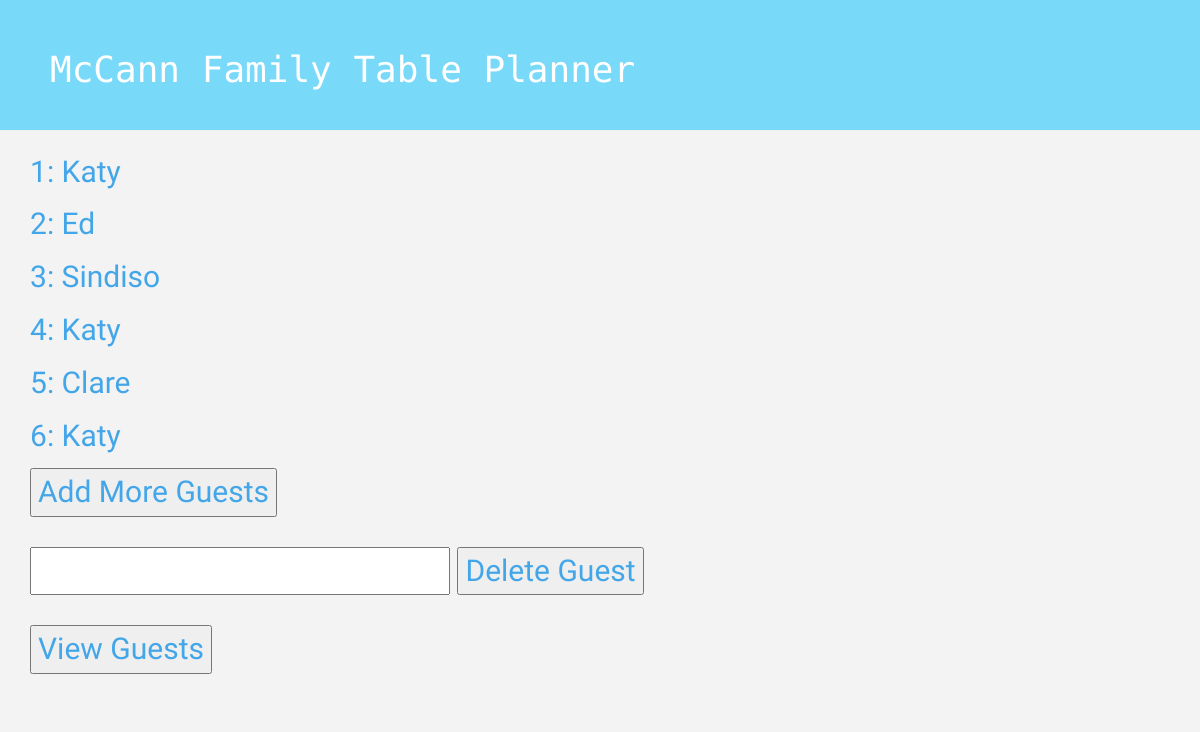
The app's page /, older data.
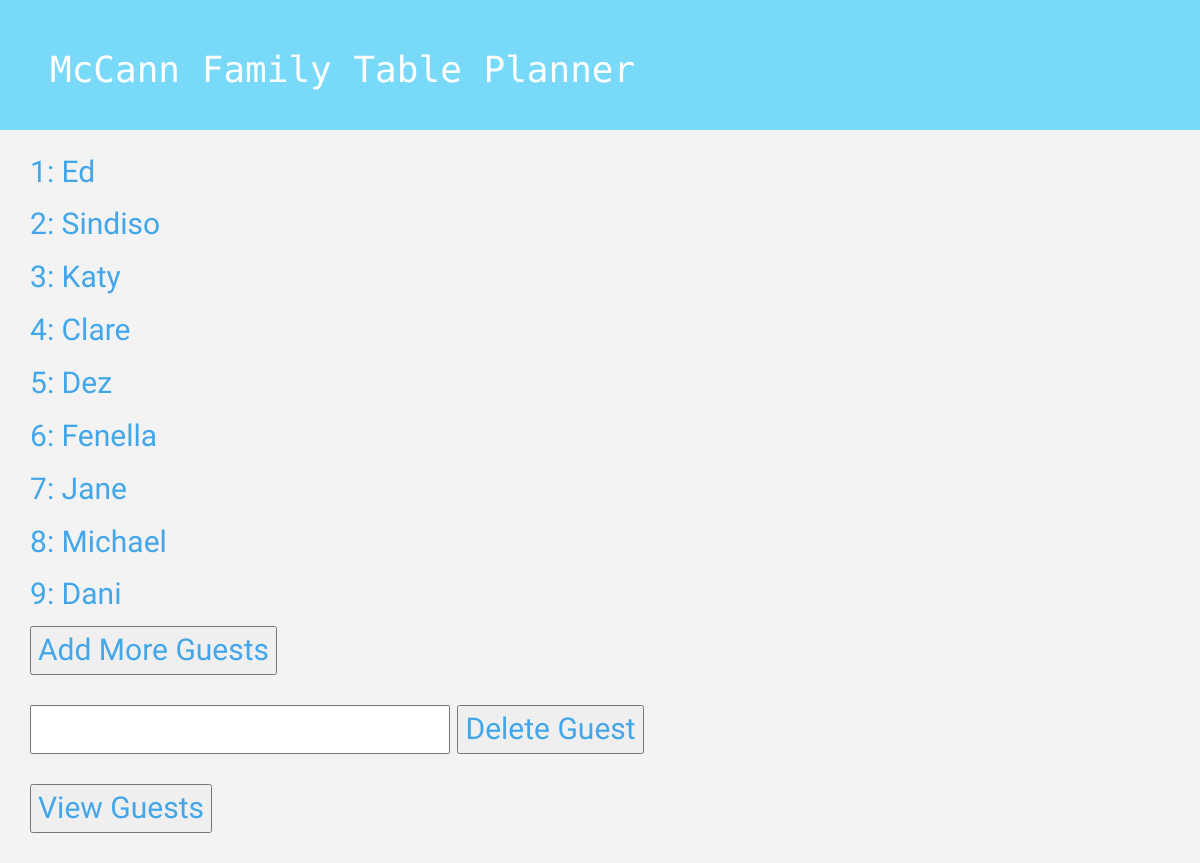
The same page, newer data.
### table/models.py (models this page shows, shortened)
class GuestList(models.Model):
	first_name = models.CharField(max_length=40)
	spouse = models.CharField(max_length = 40)

### table/views.py (the view)
# urls.py: url(r'^$', view_guest_list, name='guest_list'),
def view_guest_list(request):
  guestlist = GuestList.objects.all()
  return TemplateResponse(request, 'table_plan.html', {'guestlist': guestlist})

### table/templates/table/table_plan.html
{% extends 'table/base.html' %}
{% block content %}
	<div>
		{% for first_name in guestlist %}
			<p>{{ forloop.counter }}: {{ first_name.first_name }}</p>
	 {%endfor %}
	</div>
  <form action="/create-new-guest/">
    <input type="submit" value="Add More Guests">
  </form>
  <form action="/delete-guest/" method="get">
    <input type="text" name="delete_guest">
    <input type="submit" value="Delete Guest">
  </form>
  <form action="/">
    <input type="submit" value="View Guests">
  </form>
{% endblock %}

### table/templates/table/base.html (shortened to what this page needs)
{% load staticfiles %}
<html>
  <head>
      <link rel="stylesheet" href="//maxcdn.bootstrapcdn.com/bootstrap/3.2.0/css/bootstrap.min.css">
      <link rel="stylesheet" href="//maxcdn.bootstrapcdn.com/bootstrap/3.2.0/css/bootstrap-theme.min.css">
      <link rel="stylesheet" href="{% static 'css/table.css' %}">
  </head>
  <body>
     <div class="css-selector page-header">
          <h1>McCann Family Table Planner</h1>
      </div>
      <div class="content container">
        <div class="row">
          <div class="col-md-8">
            {% block content %}
          {% endblock %}
        </div>
      </div>
    </div>
  </body>
</html>

### table/static/css/table.css (style rules this page uses)
body { background-image: url('http://www.textileexpressfabrics.co.uk/WebRoot/BT4/Shops/BT3246/5475/DF27/29C2/E329/5EE9/0A0C/05EA/9356/white_hessian.jpg'); font-family: 'Orbitron', sans-serif; font-size: 30px; color: #43A6E8; background-color: #F3F3F3; }
.css-selector { font-family: 'Monoton', cursive; font-size: 260px; color: white; }
.page-header { background-color:rgba(0,191,255,0.5); margin-top: 0; padding: 30px 30px 30px 50px; }

Row changes from the older to the newer data that the page shows:
removed GuestList: first_name "Katy"
removed GuestList: first_name "Katy"
added GuestList: first_name "Dez"
added GuestList: first_name "Fenella"
added GuestList: first_name "Jane"
added GuestList: first_name "Michael"
added GuestList: first_name "Dani"
